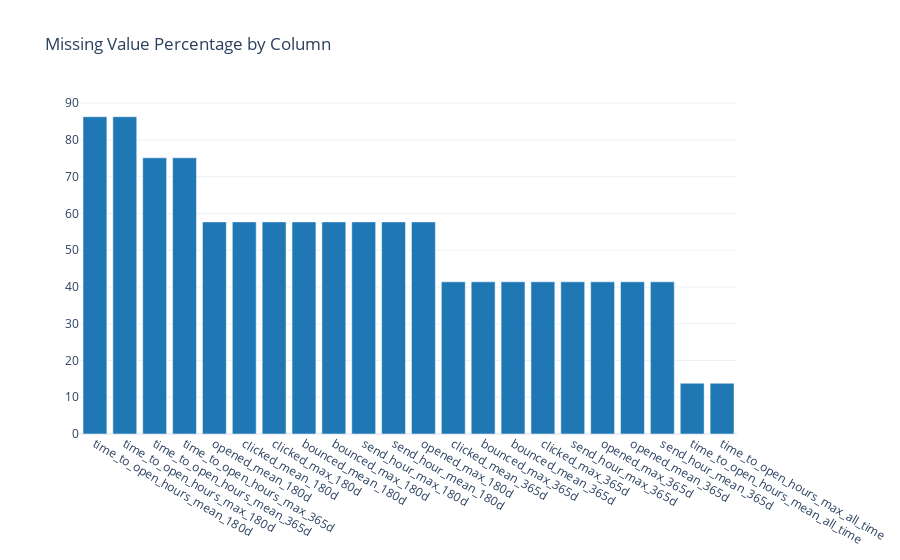

Notebook code for this chart:
### Markdown cell above
## 3.5 Missing Value Analysis

**📖 Interpretation Guide:**
- **MCAR (Missing Completely at Random)**: Missing values have no pattern - safe to impute with mean/median
- **MAR (Missing at Random)**: Missingness depends on other observed variables - use regression imputation
- **MNAR (Missing Not at Random)**: Missingness depends on the missing value itself - create missing indicator

**⚠️ What to Watch For:**
- Columns with >50% missing may need to be dropped
- Highly correlated missing patterns suggest MAR
- ID columns with missing values indicate data integrity issues

### Code cell
missing_data = []
for col_name, col_info in findings.columns.items():
    null_count = col_info.universal_metrics.get("null_count", 0)
    null_pct = col_info.universal_metrics.get("null_percentage", 0)
    if null_count > 0:
        missing_data.append({
            "Column": col_name,
            "Missing Count": null_count,
            "Missing %": f"{null_pct:.2f}%"
        })

if missing_data:
    missing_df = pd.DataFrame(missing_data).sort_values("Missing Count", ascending=False)
    print("Columns with Missing Values:")
    display(missing_df)
    
    fig = charts.bar_chart(
        missing_df["Column"].tolist(),
        [float(x.replace("%", "")) for x in missing_df["Missing %"].tolist()],
        title="Missing Value Percentage by Column"
    )
    display_figure(fig)
else:
    print("No missing values detected.")

### Figure 1 — Plotly figure (JSON) as saved in the notebook; plotly's stock layout.template omitted (floating-point values rounded to 4 significant figures)
{"data": [{"marker": {"color": "#1f77b4"}, "type": "bar", "x": ["time_to_open_hours_mean_180d", "time_to_open_hours_max_180d", "time_to_open_hours_mean_365d", "time_to_open_hours_max_365d", "opened_mean_180d", "clicked_mean_180d", "clicked_max_180d", "bounced_mean_180d", "bounced_max_180d", "send_hour_max_180d", "send_hour_mean_180d", "opened_max_180d", "clicked_mean_365d", "bounced_max_365d", "bounced_mean_365d", "clicked_max_365d", "send_hour_max_365d", "opened_max_365d", "opened_mean_365d", "send_hour_mean_365d", "time_to_open_hours_mean_all_time", "time_to_open_hours_max_all_time"], "y": [86.31, 86.31, 75.13, 75.13, 57.7, 57.7, 57.7, 57.7, 57.7, 57.7, 57.7, 57.7, 41.4, 41.4, 41.4, 41.4, 41.4, 41.4, 41.4, 41.4, 13.81, 13.81]}], "layout": {"title": {"text": "Missing Value Percentage by Column"}, "xaxis": {"title": {}}, "yaxis": {"title": {}}}}
